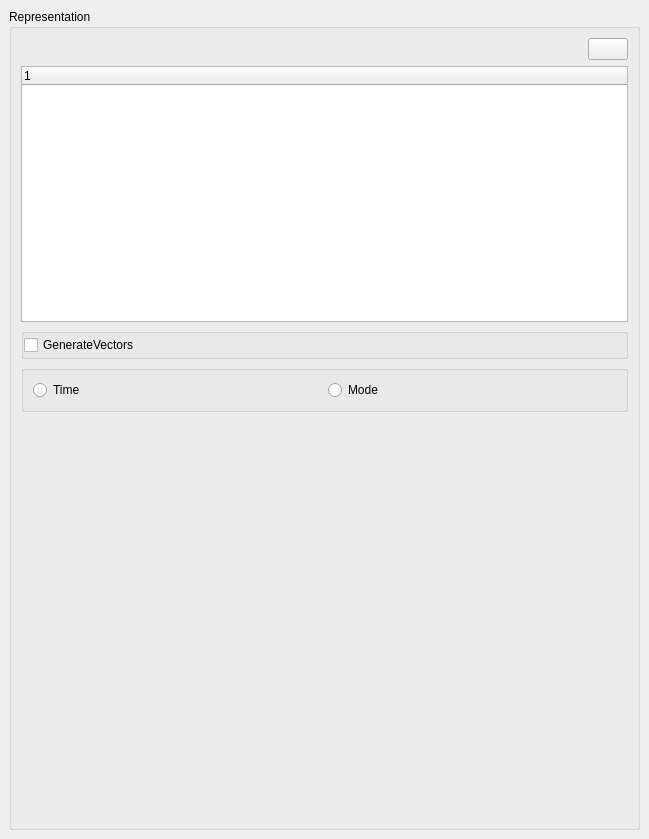
<?xml version="1.0" encoding="UTF-8"?>
<ui version="4.0">
 <class>MEDReaderPanel</class>
 <widget class="QWidget" name="MEDReaderPanel">
  <property name="geometry">
   <rect>
    <x>0</x>
    <y>0</y>
    <width>649</width>
    <height>839</height>
   </rect>
  </property>
  <property name="sizePolicy">
   <sizepolicy hsizetype="Preferred" vsizetype="Preferred">
    <horstretch>0</horstretch>
    <verstretch>0</verstretch>
   </sizepolicy>
  </property>
  <property name="windowTitle">
   <string>Form</string>
  </property>
  <layout class="QHBoxLayout" name="horizontalLayout_5">
   <property name="margin">
    <number>9</number>
   </property>
   <item>
    <widget class="QGroupBox" name="geometryGroupBox">
     <property name="sizePolicy">
      <sizepolicy hsizetype="Preferred" vsizetype="Minimum">
       <horstretch>0</horstretch>
       <verstretch>1</verstretch>
      </sizepolicy>
     </property>
     <property name="title">
      <string>Representation</string>
     </property>
     <layout class="QHBoxLayout" name="horizontalLayout_2">
      <property name="spacing">
       <number>6</number>
      </property>
      <property name="margin">
       <number>9</number>
      </property>
      <item>
       <layout class="QVBoxLayout" name="verticalLayout">
        <item>
         <layout class="QHBoxLayout" name="horizontalLayout_3">
          <item>
           <spacer name="horizontalSpacer">
            <property name="orientation">
             <enum>Qt::Horizontal</enum>
            </property>
            <property name="sizeHint" stdset="0">
             <size>
              <width>40</width>
              <height>20</height>
             </size>
            </property>
           </spacer>
          </item>
          <item>
           <widget class="QPushButton" name="Reload">
            <property name="enabled">
             <bool>true</bool>
            </property>
            <property name="toolTip">
             <string>Reload current file</string>
            </property>
            <property name="autoFillBackground">
             <bool>true</bool>
            </property>
            <property name="text">
             <string/>
            </property>
            <property name="icon">
             <iconset resource="../pqMEDReader.qrc">
              <normaloff>:/ParaViewResources/Icons/pqReloadFile16.png</normaloff>:/ParaViewResources/Icons/pqReloadFile16.png</iconset>
            </property>
            <property name="checkable">
             <bool>false</bool>
            </property>
           </widget>
          </item>
         </layout>
        </item>
        <item>
         <widget class="pqTreeWidget" name="Fields">
          <property name="minimumSize">
           <size>
            <width>0</width>
            <height>200</height>
           </size>
          </property>
          <column>
           <property name="text">
            <string notr="true">1</string>
           </property>
          </column>
         </widget>
        </item>
        <item>
         <widget class="QGroupBox" name="groupBox_2">
          <property name="sizePolicy">
           <sizepolicy hsizetype="Minimum" vsizetype="Minimum">
            <horstretch>0</horstretch>
            <verstretch>0</verstretch>
           </sizepolicy>
          </property>
          <property name="maximumSize">
           <size>
            <width>16777215</width>
            <height>16777215</height>
           </size>
          </property>
          <property name="title">
           <string/>
          </property>
          <layout class="QVBoxLayout" name="verticalLayout_2">
           <property name="spacing">
            <number>0</number>
           </property>
           <property name="margin">
            <number>0</number>
           </property>
           <item>
            <widget class="QCheckBox" name="GenerateVects">
             <property name="sizePolicy">
              <sizepolicy hsizetype="Minimum" vsizetype="Minimum">
               <horstretch>0</horstretch>
               <verstretch>0</verstretch>
              </sizepolicy>
             </property>
             <property name="maximumSize">
              <size>
               <width>16777215</width>
               <height>25</height>
              </size>
             </property>
             <property name="text">
              <string>GenerateVectors</string>
             </property>
            </widget>
           </item>
          </layout>
         </widget>
        </item>
        <item>
         <widget class="QGroupBox" name="groupBox">
          <property name="enabled">
           <bool>true</bool>
          </property>
          <property name="title">
           <string/>
          </property>
          <layout class="QHBoxLayout" name="horizontalLayout">
           <item>
            <widget class="QRadioButton" name="stdMode">
             <property name="text">
              <string>Time</string>
             </property>
            </widget>
           </item>
           <item>
            <widget class="QRadioButton" name="modeMode">
             <property name="text">
              <string>Mode</string>
             </property>
            </widget>
           </item>
          </layout>
         </widget>
        </item>
        <item>
         <widget class="QWidget" name="timeStepsInspector" native="true">
          <property name="sizePolicy">
           <sizepolicy hsizetype="Expanding" vsizetype="Expanding">
            <horstretch>0</horstretch>
            <verstretch>0</verstretch>
           </sizepolicy>
          </property>
          <property name="minimumSize">
           <size>
            <width>250</width>
            <height>400</height>
           </size>
          </property>
         </widget>
        </item>
        <item>
         <layout class="QHBoxLayout" name="horizontalLayout_4"/>
        </item>
       </layout>
      </item>
     </layout>
    </widget>
   </item>
  </layout>
 </widget>
 <customwidgets>
  <customwidget>
   <class>pqTreeWidget</class>
   <extends>QTreeWidget</extends>
   <header>pqTreeWidget.h</header>
  </customwidget>
 </customwidgets>
 <resources>
  <include location="../pqMEDReader.qrc"/>
 </resources>
 <connections/>
 <designerdata>
  <property name="gridDeltaX">
   <number>10</number>
  </property>
  <property name="gridDeltaY">
   <number>10</number>
  </property>
  <property name="gridSnapX">
   <bool>false</bool>
  </property>
  <property name="gridSnapY">
   <bool>false</bool>
  </property>
  <property name="gridVisible">
   <bool>true</bool>
  </property>
 </designerdata>
</ui>
